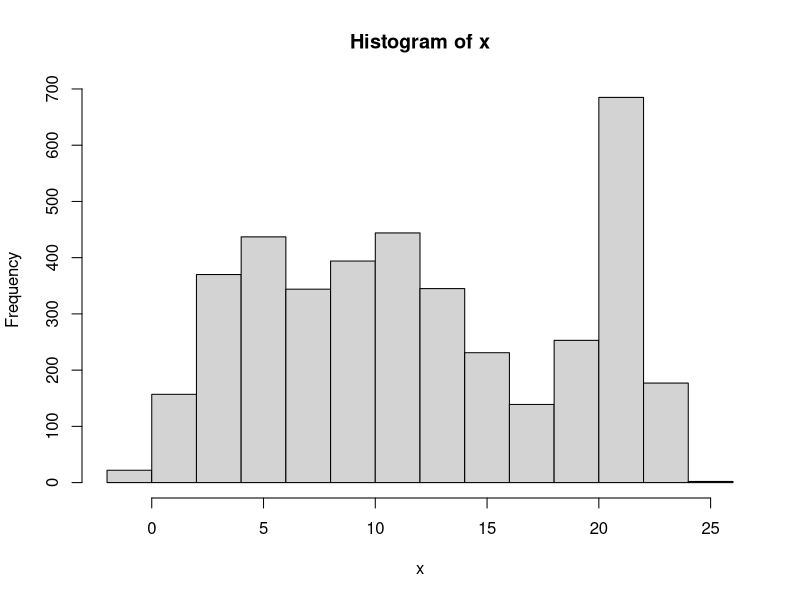
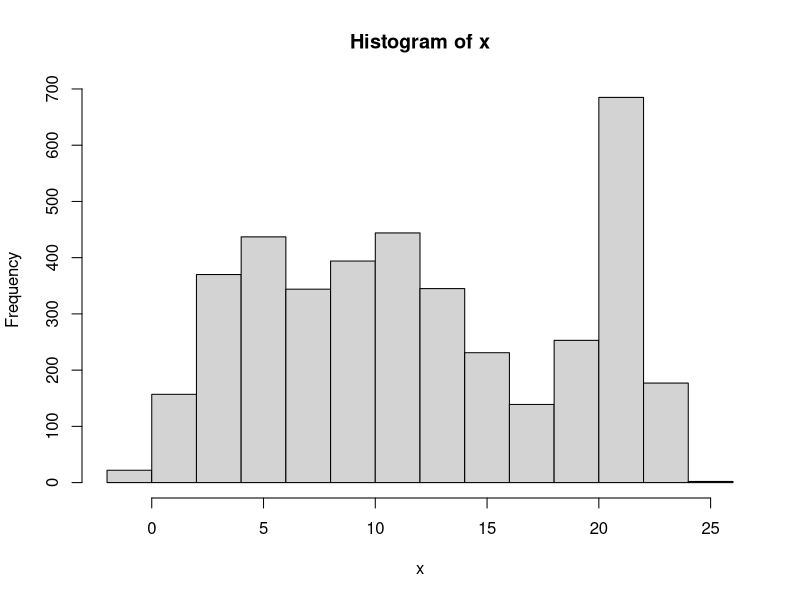

Write R code to recreate these figures, in order.
## ---- chunk 1
set_converter <- function(exchange_rate) {
  return(function(amount) round(amount / exchange_rate, 2))
}

convert_to_USD <- set_converter(65.94)
convert_to_USD(66000)
convert_to_USD <- set_converter(66.0)
convert_to_USD(66000)
## ---- chunk 2
if(!require(purrr)) install.packages('purrr')

set.seed(1111)
x <- purrr::map2(
  c(4, 10, 13, 21),
  c(2, 3, 4, 1),
  ~ rnorm(1000, .x, .y)
) %>%
  do.call(c, args = .)

summary(x)
hist(x, breaks = 15)
## ---- chunk 3
lst <- list(
  c(4, 2),
  c(10, 3),
  c(13, 4),
  c(21, 1)
)
set.seed(1111)
x <- purrr::map(
  lst,
  ~ rnorm(1000, .[1], .[2])
) %>%
  do.call(c, .)
hist(x, breaks = 15)

lst2 <- transpose(lst)

rnorm_map <- function(.l, n = 100, seed = 1111) {
  set.seed(seed = seed)
  purrr::map(
  .l,
  ~ rnorm(n = n, .[1], .[2])
) %>%
  do.call(c, .)
}

rnorm_map2 <- function(.l, n = 100, seed = 1111) {
  set.seed(seed = seed)
  purrr::map2(
  .l[[1]],
  .l[[2]],
  ~ rnorm(1000, .x, .y)
) %>%
  do.call(c, args = .)
}
